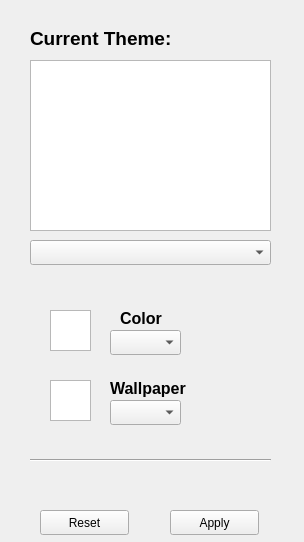
<?xml version="1.0" encoding="UTF-8"?>
<ui version="4.0">
 <class>Form</class>
 <widget class="QWidget" name="Form">
  <property name="geometry">
   <rect>
    <x>0</x>
    <y>0</y>
    <width>304</width>
    <height>542</height>
   </rect>
  </property>
  <property name="windowTitle">
   <string>Form</string>
  </property>
  <widget class="QGraphicsView" name="graphicsView">
   <property name="geometry">
    <rect>
     <x>30</x>
     <y>60</y>
     <width>241</width>
     <height>171</height>
    </rect>
   </property>
  </widget>
  <widget class="QLabel" name="label">
   <property name="geometry">
    <rect>
     <x>30</x>
     <y>30</y>
     <width>141</width>
     <height>17</height>
    </rect>
   </property>
   <property name="font">
    <font>
     <pointsize>14</pointsize>
     <bold>true</bold>
    </font>
   </property>
   <property name="text">
    <string>Current Theme:</string>
   </property>
  </widget>
  <widget class="QLabel" name="theme_type">
   <property name="geometry">
    <rect>
     <x>180</x>
     <y>30</y>
     <width>91</width>
     <height>17</height>
    </rect>
   </property>
   <property name="font">
    <font>
     <pointsize>14</pointsize>
     <bold>true</bold>
    </font>
   </property>
   <property name="text">
    <string/>
   </property>
  </widget>
  <widget class="QPushButton" name="pushButton">
   <property name="geometry">
    <rect>
     <x>170</x>
     <y>510</y>
     <width>89</width>
     <height>25</height>
    </rect>
   </property>
   <property name="text">
    <string>Apply</string>
   </property>
  </widget>
  <widget class="QPushButton" name="pushButton_2">
   <property name="geometry">
    <rect>
     <x>40</x>
     <y>510</y>
     <width>89</width>
     <height>25</height>
    </rect>
   </property>
   <property name="text">
    <string>Reset</string>
   </property>
  </widget>
  <widget class="QComboBox" name="comboBox">
   <property name="geometry">
    <rect>
     <x>30</x>
     <y>240</y>
     <width>241</width>
     <height>25</height>
    </rect>
   </property>
  </widget>
  <widget class="Line" name="line">
   <property name="geometry">
    <rect>
     <x>30</x>
     <y>450</y>
     <width>241</width>
     <height>20</height>
    </rect>
   </property>
   <property name="orientation">
    <enum>Qt::Horizontal</enum>
   </property>
  </widget>
  <widget class="QGraphicsView" name="graphicsView_2">
   <property name="geometry">
    <rect>
     <x>50</x>
     <y>310</y>
     <width>41</width>
     <height>41</height>
    </rect>
   </property>
  </widget>
  <widget class="QGraphicsView" name="graphicsView_3">
   <property name="geometry">
    <rect>
     <x>50</x>
     <y>380</y>
     <width>41</width>
     <height>41</height>
    </rect>
   </property>
  </widget>
  <widget class="QLabel" name="label_2">
   <property name="geometry">
    <rect>
     <x>120</x>
     <y>310</y>
     <width>51</width>
     <height>17</height>
    </rect>
   </property>
   <property name="font">
    <font>
     <pointsize>12</pointsize>
     <bold>true</bold>
    </font>
   </property>
   <property name="text">
    <string>Color</string>
   </property>
  </widget>
  <widget class="QLabel" name="label_3">
   <property name="geometry">
    <rect>
     <x>110</x>
     <y>380</y>
     <width>81</width>
     <height>17</height>
    </rect>
   </property>
   <property name="font">
    <font>
     <pointsize>12</pointsize>
     <bold>true</bold>
    </font>
   </property>
   <property name="text">
    <string>Wallpaper</string>
   </property>
  </widget>
  <widget class="QComboBox" name="comboBox_2">
   <property name="geometry">
    <rect>
     <x>110</x>
     <y>330</y>
     <width>71</width>
     <height>25</height>
    </rect>
   </property>
  </widget>
  <widget class="QComboBox" name="comboBox_3">
   <property name="geometry">
    <rect>
     <x>110</x>
     <y>400</y>
     <width>71</width>
     <height>25</height>
    </rect>
   </property>
  </widget>
 </widget>
 <resources/>
 <connections/>
</ui>
